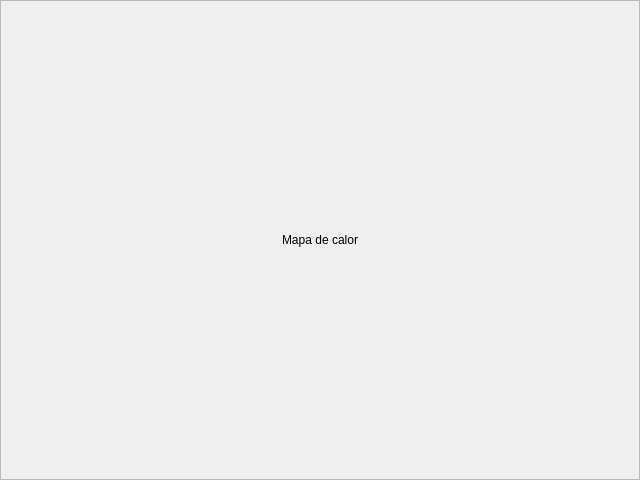
<?xml version="1.0" encoding="UTF-8"?>
<ui version="4.0">
 <class>Correlation</class>
 <widget class="QWidget" name="Correlation">
  <property name="geometry">
   <rect>
    <x>0</x>
    <y>0</y>
    <width>640</width>
    <height>480</height>
   </rect>
  </property>
  <property name="windowTitle">
   <string>Form</string>
  </property>
  <layout class="QGridLayout" name="gridLayout">
   <property name="leftMargin">
    <number>0</number>
   </property>
   <property name="topMargin">
    <number>0</number>
   </property>
   <property name="rightMargin">
    <number>0</number>
   </property>
   <property name="bottomMargin">
    <number>0</number>
   </property>
   <item row="0" column="0">
    <widget class="QScrollArea" name="scrollArea">
     <property name="sizePolicy">
      <sizepolicy hsizetype="Expanding" vsizetype="Expanding">
       <horstretch>0</horstretch>
       <verstretch>0</verstretch>
      </sizepolicy>
     </property>
     <property name="widgetResizable">
      <bool>true</bool>
     </property>
     <widget class="QWidget" name="scrollAreaWidgetContents">
      <property name="geometry">
       <rect>
        <x>0</x>
        <y>0</y>
        <width>638</width>
        <height>478</height>
       </rect>
      </property>
      <layout class="QGridLayout" name="correlation_grid">
       <item row="0" column="0" alignment="Qt::AlignHCenter">
        <widget class="QLabel" name="label">
         <property name="sizePolicy">
          <sizepolicy hsizetype="Fixed" vsizetype="Fixed">
           <horstretch>0</horstretch>
           <verstretch>0</verstretch>
          </sizepolicy>
         </property>
         <property name="text">
          <string>Mapa de calor</string>
         </property>
        </widget>
       </item>
      </layout>
     </widget>
    </widget>
   </item>
  </layout>
 </widget>
 <resources/>
 <connections/>
</ui>
